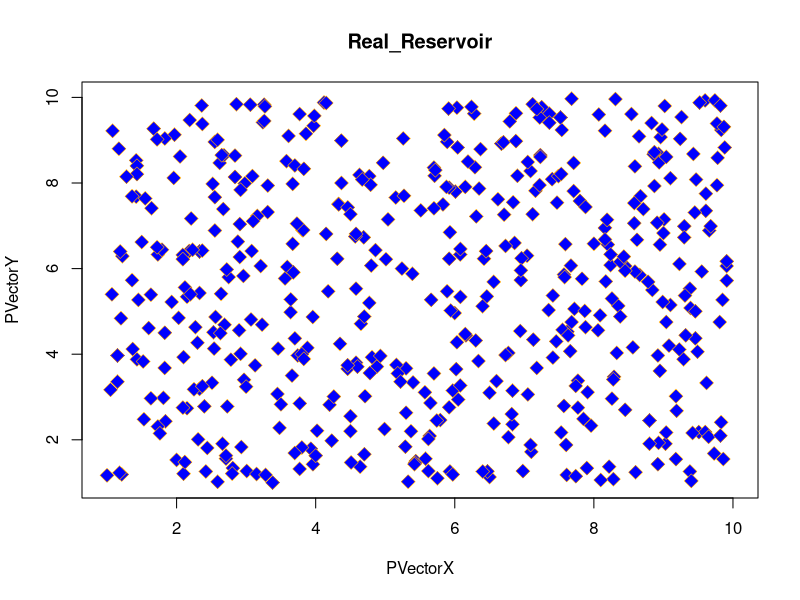
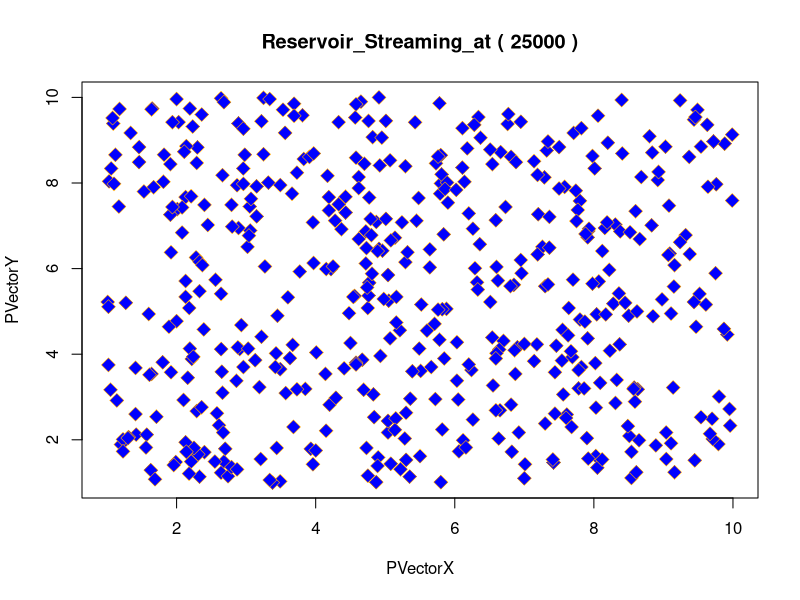
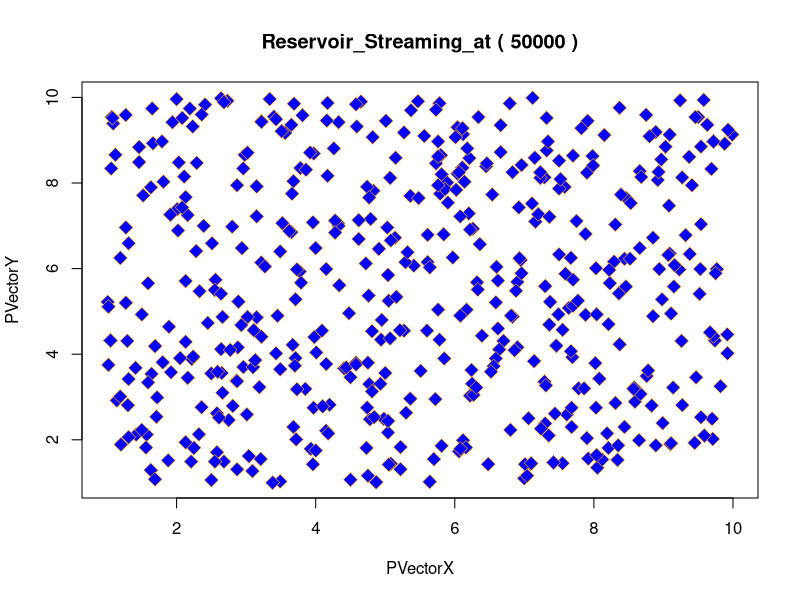
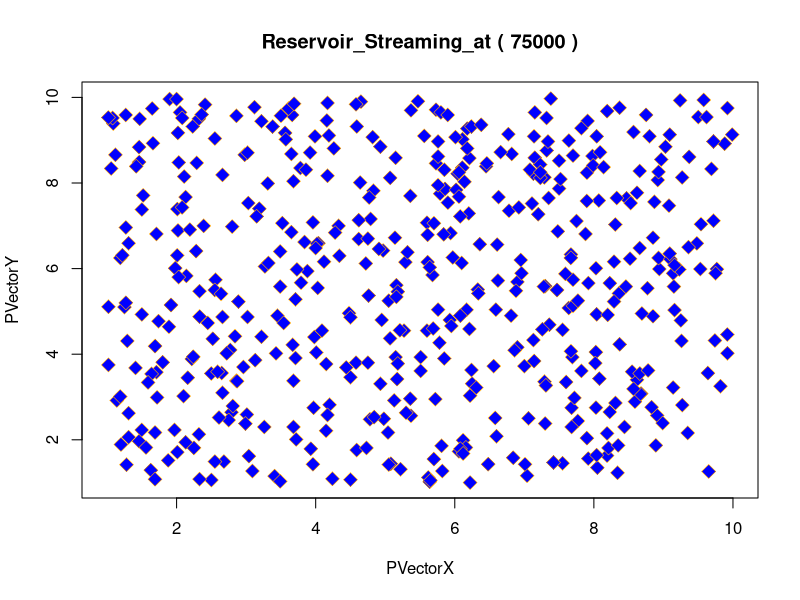
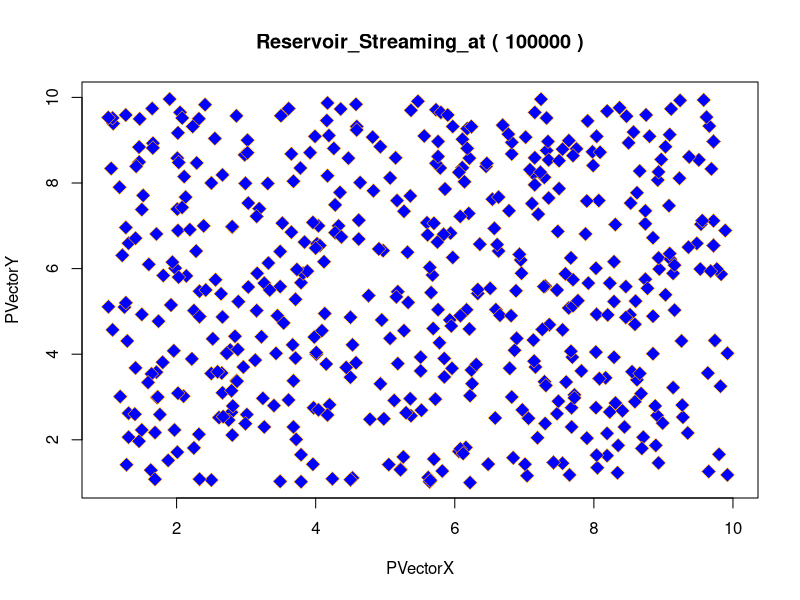
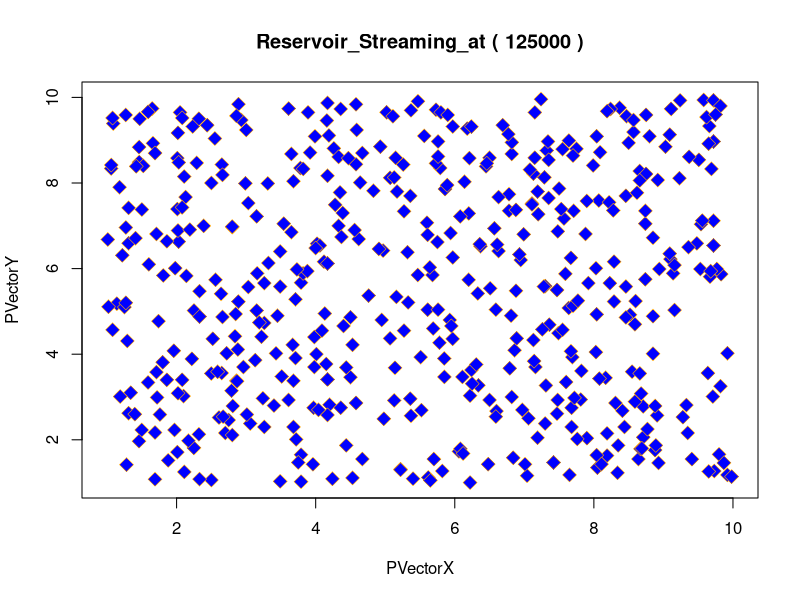
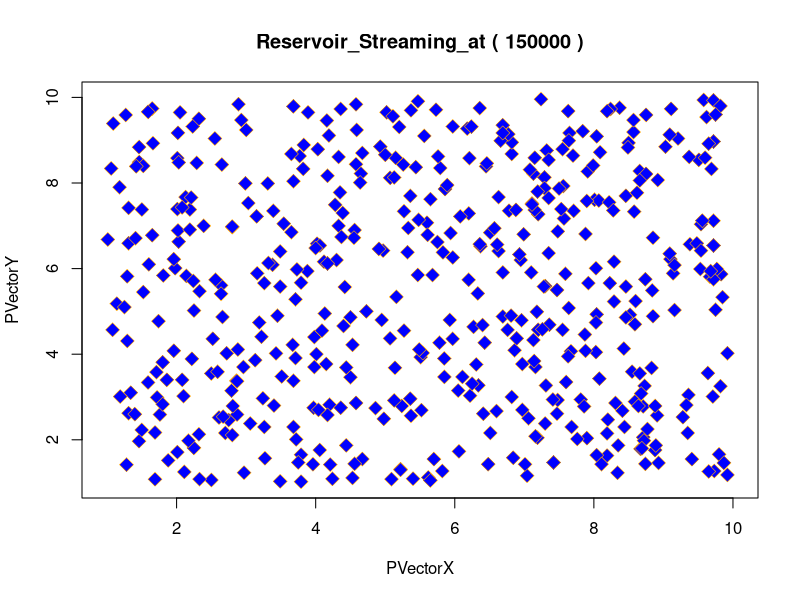
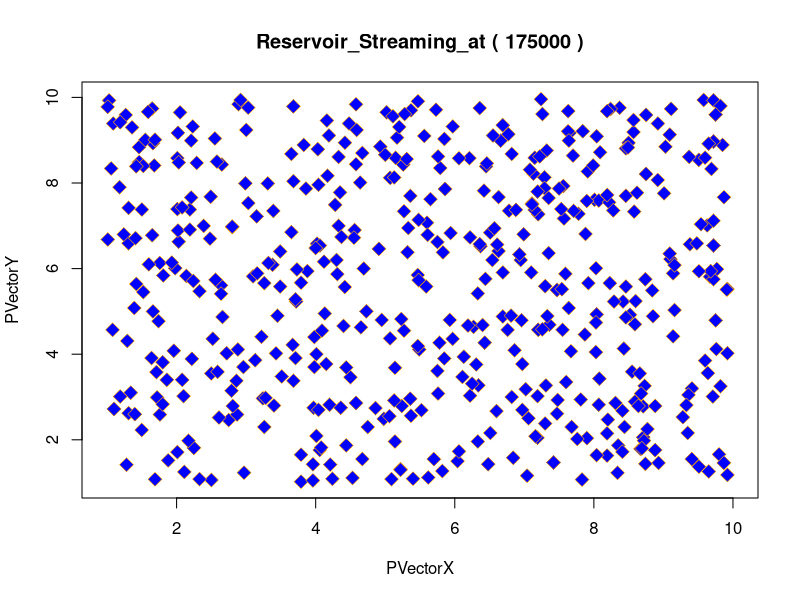

Write R code to recreate these figures, in order.

rm(list = ls())
graphics.off()

print("Data Stram\n")

xMin = 1
xMax = 10
yMin = 1
yMax = 10

p = as.integer(750000)

VectorX <- round(runif(p, xMin, xMax), digit = 2)
VectorY <- round(runif(p, yMin, yMax), digit = 2)

cat("Elements", p, "\n")

PVectorX <- VectorX[1:500]
PVectorY <- VectorY[1:500]

PVector <- data.frame(PVectorX,PVectorY)

plot(PVectorX, PVectorY, xlim = c(xMin, xMax), ylim = c(yMin, yMax),
     pch = 23, bg = "blue", col = "orange", lwd = 0.6, cex = 1.5,
     main = "Real_Reservoir")



Count = 0
Chng <- matrix(0, nrow = 1, ncol = 1)

for (j in 501:p) {
  
  Itp = 500/j
  RandomN <- runif(1, 0, 1)
  
  if(Itp > RandomN) {
    Count = Count + 1
    
    RandomReplacement <- sample(1:500, 1)
    PVectorX[RandomReplacement] = VectorX[j]
    PVectorY[RandomReplacement] = VectorY[j]
    
    
  }
  
  if (j %% 25000 == 0) {
    Chng <- rbind(Chng, c(Count))
    Count = 0
    
    text = paste("Reservoir_Streaming_at (", j, ")")
    plot(PVectorX, PVectorY, xlim = c(xMin, xMax), ylim = c(yMin, yMax),
         pch = 23, bg = "blue", col = "orange", lwd = 0.6, cex = 1.5,
         main = text)
  }
  
}

Chng = Chng[-1] 

plot(c(1:length(Chng)), Chng, pch = 20, col = "blue",
     xlab="TotalN_of_Itr-75000", ylab="Changes", main = "Num_Chng_Reservoir")
lines(c(1:length(Chng)), Chng, col = "red")